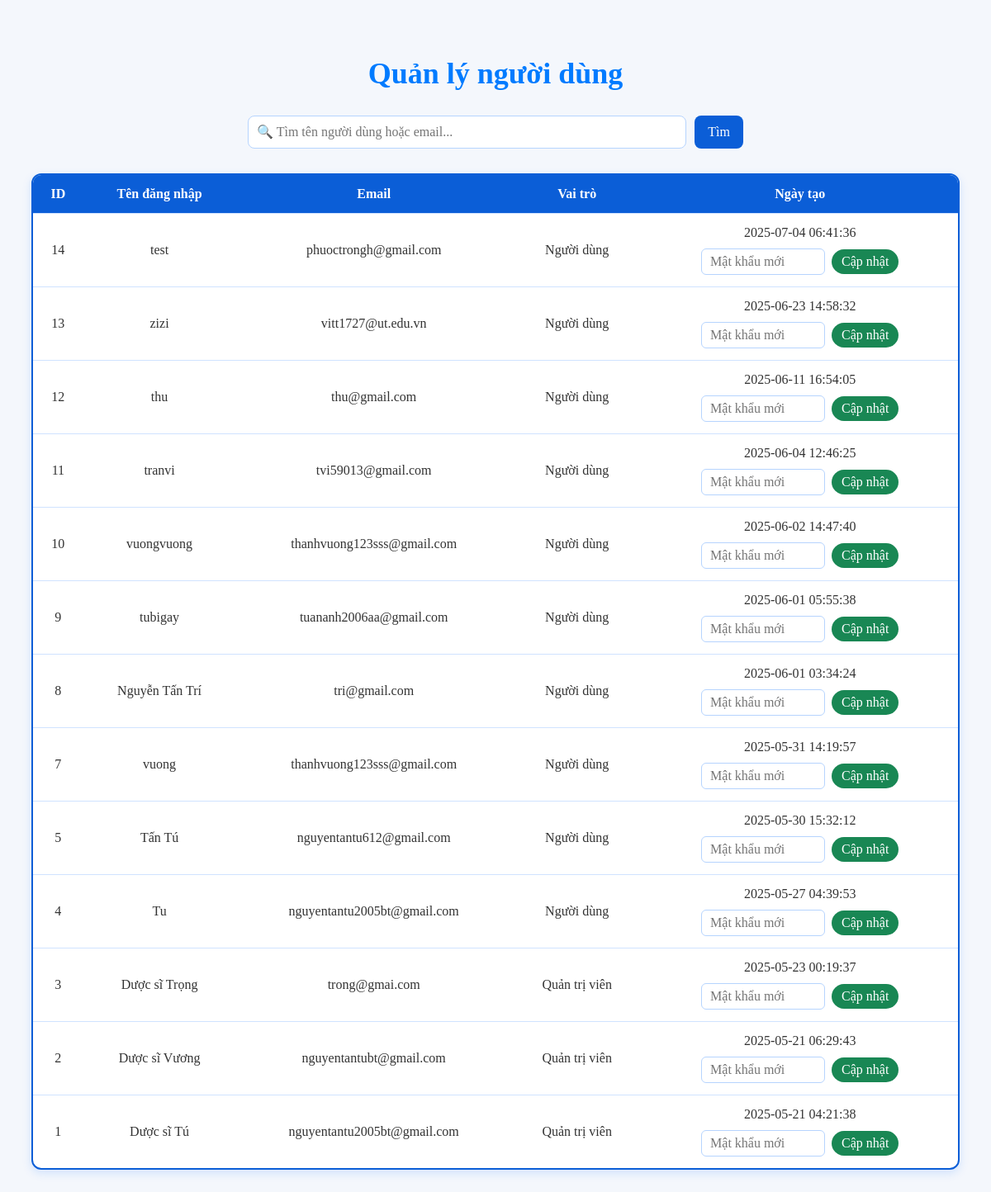
Page /qlnd.php on the committed database.
### tables this page shows
CREATE TABLE `users` (
  `id` int(11) NOT NULL,
  `username` varchar(50) NOT NULL,
  `password` varchar(255) NOT NULL,
  `email` varchar(100) DEFAULT NULL,
  `avatar` varchar(255) DEFAULT 'default-avatar.jpg',
  `role` enum('user','admin') DEFAULT 'user',
  `created_at` timestamp NOT NULL DEFAULT current_timestamp()
);

### qlnd.php (the view, shortened to what this page needs)
<?php
include 'includes/db.php';
$where = "1=1";
$sql = "SELECT id, username, email, role, created_at
        FROM users
        WHERE $where
        ORDER BY created_at DESC";
$result = $conn->query($sql);
?>
<!DOCTYPE html>
<html lang="vi">
<head>
</head>
<body>
    <div class="container">
            <h2>Quản lý người dùng</h2>
            <form class="filter" method="GET" action="">
                <input type="text" name="tu_khoa" placeholder="🔍 Tìm tên người dùng hoặc email..." value="<?= htmlspecialchars($_GET['tu_khoa'] ?? '') ?>" />
                <input type="submit" value="Tìm" />
            </form>
            <table>
                <head>
                    <tr>
                        <th>ID</th>
                        <th>Tên đăng nhập</th>
                        <th>Email</th>
                        <th>Vai trò</th>
                        <th>Ngày tạo</th>
                    </tr>
                </head>
                <body>
                    <?php if ($result->num_rows > 0): ?>
                        <?php while ($row = $result->fetch_assoc()): ?>
                            <tr>
                                <td><?= $row['id'] ?></td>
                                <td><?= htmlspecialchars($row['username']) ?></td>
                                <td><?= htmlspecialchars($row['email']) ?></td>
                                <td class="role"><?= $row['role'] === 'admin' ? 'Quản trị viên' : 'Người dùng' ?></td>
                                <td>
                                    <?= $row['created_at'] ?>
                                    <form method="POST" class="inline-password-form" onsubmit="return confirm('Bạn có chắc muốn cập nhật mật khẩu cho <?= htmlspecialchars($row['username']) ?>?');">
                                        <input type="password" name="new_password" required placeholder="Mật khẩu mới" minlength="6" />
                                        <button type="submit" name="cap_nhat_mat_khau">Cập nhật</button>
                                    </form>
                                </td>
                            </tr>
                        <?php endwhile; ?>
                    <?php else: ?>
                        <tr>
                            <td colspan="5" style="padding:20px; font-style: italic;">Không tìm thấy người dùng phù hợp.</td>
                        </tr>
                    <?php endif; ?>
                </body>
            </table>
    </div>
</body>
</html>

### qlnd.php (style rules this page uses)
* { box-sizing: border-box; font-size: 16px; font-family: Times new roman; }
body { background-color: #f4f7fc; padding: 30px; color: #333; }
h2 { text-align: center; color: #007bff; margin-bottom: 30px; font-size: 36px; }
.filter { max-width: 600px; margin: 0 auto 30px auto; display: flex; gap: 10px; justify-content: center; }
.filter input[type=text] { flex: 1; padding: 10px; border-radius: 8px; border: 1.5px solid #b6d4fe; background-color: #fff; transition: border-color 0.3s ease; }
.filter input[type=submit] { background-color: #0b5ed7; color: white; border: none; padding: 10px 16px; border-radius: 8px; cursor: pointer; transition: background-color 0.3s ease; }
table { width: 100%; border-collapse: separate; border-spacing: 0; background-color: #ffffff; border-radius: 12px; box-shadow: 0 4px 12px rgba(13, 110, 253, 0.15); border: 2px solid #0b5ed7; overflow: hidden; }
th, td { padding: 14px 12px; text-align: center; border-bottom: 1px solid #d0e3ff; }
th { background-color: #0b5ed7; color: white; font-weight: bold; font-size: 16px; }
tr:last-child td { border-bottom: none; }
.inline-password-form { margin-top: 10px; display: flex; gap: 8px; justify-content: center; align-items: center; }
.inline-password-form input[type=password] { padding: 6px 10px; border: 1.5px solid #b6d4fe; border-radius: 6px; width: 150px; transition: border-color 0.3s ease; }
.inline-password-form button { background-color: #198754; color: white; border: none; padding: 6px 12px; border-radius: 20px; cursor: pointer; transition: background-color 0.3s ease; }
.container { margin: auto ; }

### rows in the picture
users: id "14", username "test", email "phuoctrongh@gmail.com", role "Người dùng", created_at "2025-07-04 06:41:36"
users: id "13", username "zizi", email "vitt1727@ut.edu.vn", role "Người dùng", created_at "2025-06-23 14:58:32"
users: id "12", username "thu", email "thu@gmail.com", role "Người dùng", created_at "2025-06-11 16:54:05"
users: id "11", username "tranvi", email "tvi59013@gmail.com", role "Người dùng", created_at "2025-06-04 12:46:25"
users: id "10", username "vuongvuong", email "thanhvuong123sss@gmail.com", role "Người dùng", created_at "2025-06-02 14:47:40"
users: id "9", username "tubigay", email "tuananh2006aa@gmail.com", role "Người dùng", created_at "2025-06-01 05:55:38"
users: id "8", username "Nguyễn Tấn Trí", email "tri@gmail.com", role "Người dùng", created_at "2025-06-01 03:34:24"
users: id "7", username "vuong", email "thanhvuong123sss@gmail.com", role "Người dùng", created_at "2025-05-31 14:19:57"
users: id "5", username "Tấn Tú", email "nguyentantu612@gmail.com", role "Người dùng", created_at "2025-05-30 15:32:12"
users: id "4", username "Tu", email "nguyentantu2005bt@gmail.com", role "Người dùng", created_at "2025-05-27 04:39:53"
users: id "3", username "Dược sĩ Trọng", email "trong@gmai.com", role "Quản trị viên", created_at "2025-05-23 00:19:37"
users: id "2", username "Dược sĩ Vương", email "nguyentantubt@gmail.com", role "Quản trị viên", created_at "2025-05-21 06:29:43"
users: id "1", username "Dược sĩ Tú", email "nguyentantu2005bt@gmail.com", role "Quản trị viên", created_at "2025-05-21 04:21:38"
